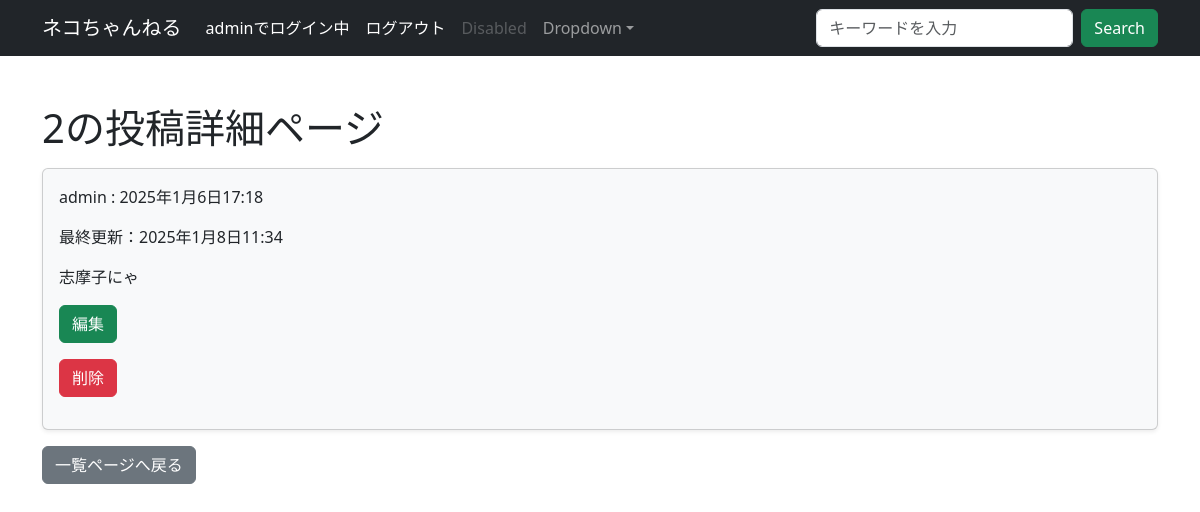
Screenshot of /bbs/2/ (signed in) with the database file from the repository.
### bbs/models.py (models this page shows, shortened)
class Article(models.Model):
    content = models.TextField()
    author = models.ForeignKey(User, on_delete=models.PROTECT)
    created_at = models.DateTimeField(auto_now_add=True)
    updated_at = models.DateTimeField(auto_now=True)

### bbs/views.py (the view)
# urls.py: path('<int:pk>/', views.DetailView.as_view(), name='detail'),
class DetailView(generic.DetailView):
    model = Article
    template_name = 'bbs/detail.html'

### bbs/forms.py
class SearchForm(forms.Form):
    query = forms.CharField(
        label='', max_length=50,
        widget=forms.TextInput(attrs={
            'class': 'form-control me-2',
            'placeholder': 'キーワードを入力',
            'aria-label': 'Search'}
        )
    )

### bbs/context_processors.py (called while the page is built)
def search_form(request):
    return {'searchform': SearchForm()}

### templates/bbs/detail.html
{% extends "base.html" %}
{% load django_bootstrap5 %}
{% block content %}
<h1 class="mt-5">{{ article.id }}の投稿詳細ページ</h1>
<div class="card bg-light shadow-sm mt-3">
    <div class="card-body">
        <p>{{ article.author }} : {{ article.created_at }}</p>
        <p>最終更新：{{ article.updated_at }}</p>
        <p>{{ article.content }}</p>
        {% if request.user.id == object.author_id %}
        <p>
            <a href="{% url 'bbs:update' article.pk %}">
                {% bootstrap_button button_type='submit' button_class='btn-success' content='編集' size='md' %}
            </a>
        </p>
        <p>
            <a href="{% url 'bbs:delete' article.pk %}">
                {% bootstrap_button button_type='submit' button_class='btn-danger' content='削除' size='md' %}
            </a>
        </p>
        {% endif %}
    </div>
</div>
<div class="mt-3">
    <a href="{% url 'bbs:index' %}">
        {% bootstrap_button button_type='submit' button_class='btn-secondary' content='一覧ページへ戻る' size='md' %}
    </a>
</div>
{% endblock %}

### templates/base.html (shortened to what this page needs)
{% load django_bootstrap5 %}
<!DOCTYPE html>
<html lang="ja">
<head>
    {% bootstrap_css %}
</head>
<body>
    <nav class="navbar navbar-expand-lg navbar-dark bg-dark" aria-label="Eighth navbar example">
        <div class="container">
            <a class="navbar-brand" href="{% url 'bbs:index' %}">ネコちゃんねる</a>
            <div class="collapse navbar-collapse" id="navbarsExample07">
                <ul class="navbar-nav me-auto mb-2 mb-lg-0">
                    <li class="nav-item">
                        {% if user.is_authenticated %}
                        <span class="nav-link active">{{ user }}でログイン中</span>
                        {% endif %}
                    </li>
                    <li class="nav-item">
                        {% if user.is_authenticated %}
                        <a href="{% url 'logout' %}" class="nav-link active">ログアウト</a>
                        {% else %}
                        <a href="{% url 'login' %}" class="nav-link active">ログイン</a>
                        {% endif %}
                    </li>
                    <li class="nav-item">
                        <a class="nav-link disabled">Disabled</a>
                    </li>
                    <li class="nav-item dropdown">
                        <a class="nav-link dropdown-toggle" href="#" data-bs-toggle="dropdown" aria-expanded="false">Dropdown</a>
                    </li>
                </ul>
                <form action="{% url 'bbs:search' %}" method="GET" class="d-flex">
                    {{ searchform.query }}
                    <button class="btn btn-success" type="submit">Search</button>
                </form>
            </div>
        </div>
    </nav>
    <div class="container">
        {% block content %}
        {% endblock %}
    </div>
</body>
</html>

### rows the page displays
Article: id "2", author "admin", created_at "2025年1月6日17:18", updated_at "2025年1月8日11:34", content "志摩子にゃ"

### other values shown
{{ user }} "admin"
